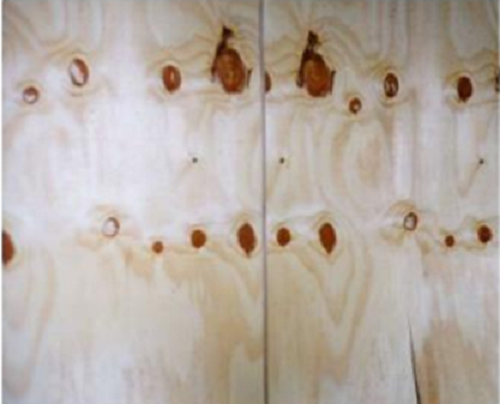
#> input picture Class4-5-color-brightness/Figuras/Fig5.bmp, 500 x 404 px
$ python count_knots.py
#> lines starting #> are read from the running program, lines starting #| are printed output that depends on the picture; after the words box and inside, x2 and y2 are one past the last pixel; in counts of white or black regions, pixels touching at a corner belong together; long printed decimals are rounded
import cv2
import matplotlib.pyplot as plt
import numpy as np


fig = cv2.imread("Figuras/Fig5.bmp", cv2.IMREAD_GRAYSCALE)
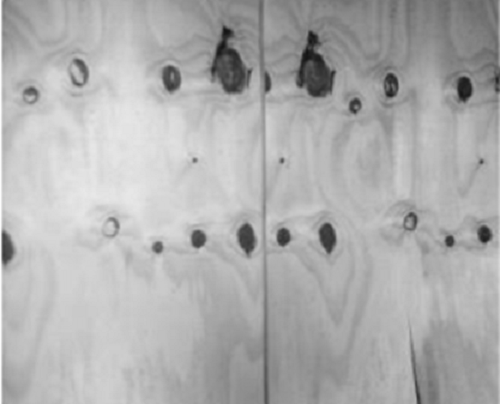
#> fig: shape (404, 500); min 18, max 251, mean 174.9

if fig is None:
    print("File not found")
    exit(0)

plt.figure("fig")
plt.imshow(fig)

(h, w) = fig.shape
#> h = 404; w = 500
black = 0

fig_bin = np.zeros((h, w), dtype = "uint8")

for i in range(h):
    for j in range(w):
        if fig[i, j] > 100:
            fig_bin[i, j] = 255
        else:
            black+=1
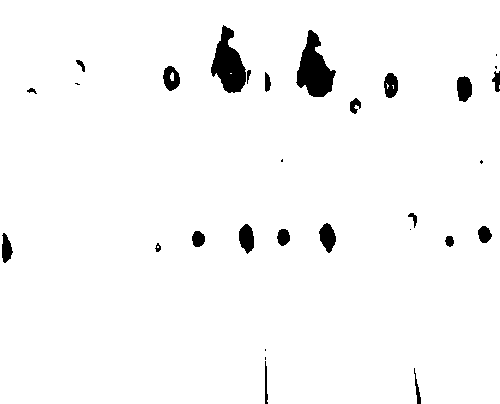
#> fig_bin: shape (404, 500); 97.1% white; 30 black regions (8 under 20 px), largest, box (x1, y1, x2, y2) and area: (296, 30, 336, 97) 1483, (211, 25, 246, 93) 1367, (319, 223, 336, 253) 333
#> after the loop, black = 5896

knots = black*100/(h*w)
#> knots = 2.92

print("Percentage of wood knots = ", knots)
#| Percentage of wood knots =  2.919
plt.figure("figB")
plt.imshow(fig_bin, cmap="gray")
plt.show()

$ run again, with Class4-5-color-brightness/Figuras/Fig3.bmp copied over Class4-5-color-brightness/Figuras/Fig5.bmp
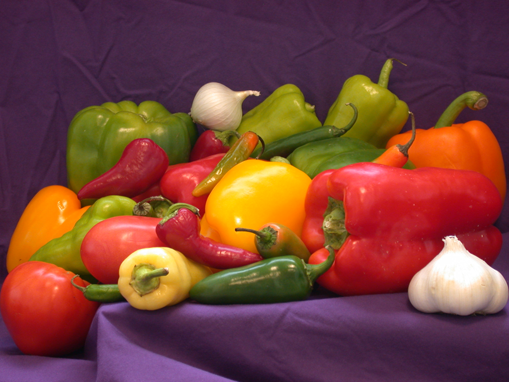
#> input picture Class4-5-color-brightness/Figuras/Fig3.bmp, 509 x 382 px
#> `fig = cv2.imread("Figuras/Fig5.bmp", cv2.IMREAD_GRAYSCALE)`:
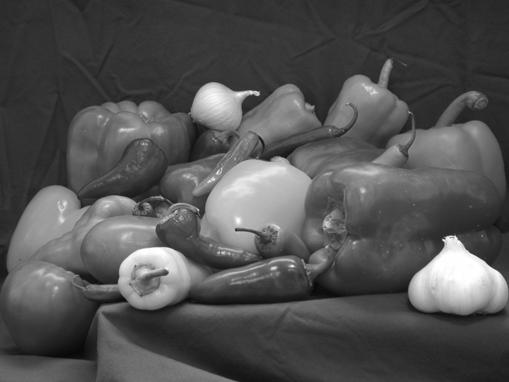
#> fig: shape (382, 509); min 8, max 255, mean 81.9
#> after the loop `for i in range(h):`:
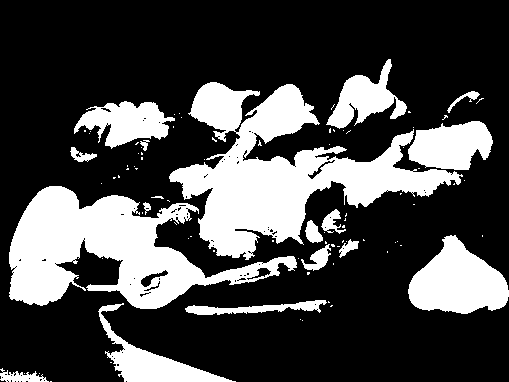
#> fig_bin: shape (382, 509); 28.1% white; 90 white regions (72 under 20 px), largest, box (x1, y1, x2, y2) and area: (169, 82, 463, 260) 19718, (9, 186, 297, 309) 15847, (408, 235, 509, 314) 5058
#| Percentage of wood knots =  71.882

$ run again, with Class4-5-color-brightness/Figuras/Fig4.bmp copied over Class4-5-color-brightness/Figuras/Fig5.bmp
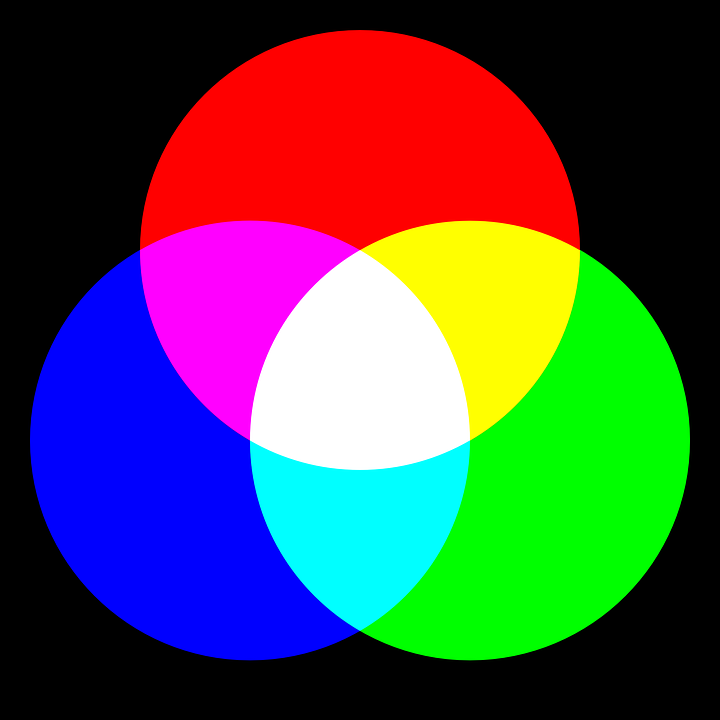
#> input picture Class4-5-color-brightness/Figuras/Fig4.bmp, 720 x 720 px
#> `fig = cv2.imread("Figuras/Fig5.bmp", cv2.IMREAD_GRAYSCALE)`:
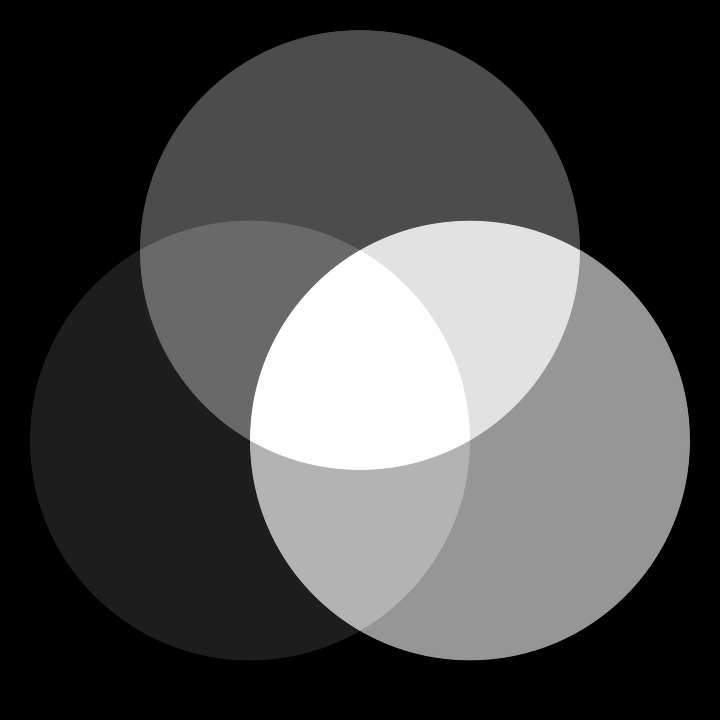
#> fig: shape (720, 720); min 0, max 255, mean 74.8
#> after the loop `for i in range(h):`:
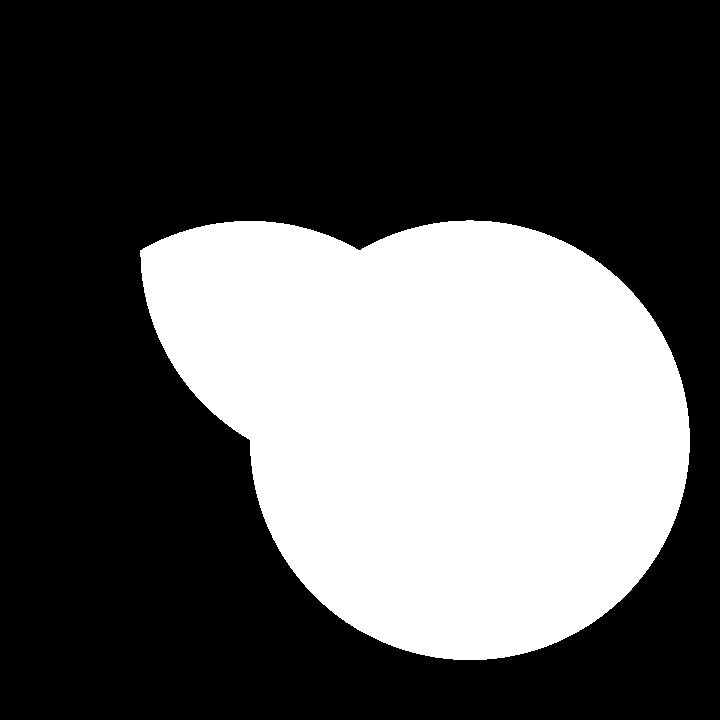
#> fig_bin: shape (720, 720); 34.2% white; 1 white region, box (x1, y1, x2, y2) and area: (140, 220, 690, 660) 177122
#| Percentage of wood knots =  65.833
